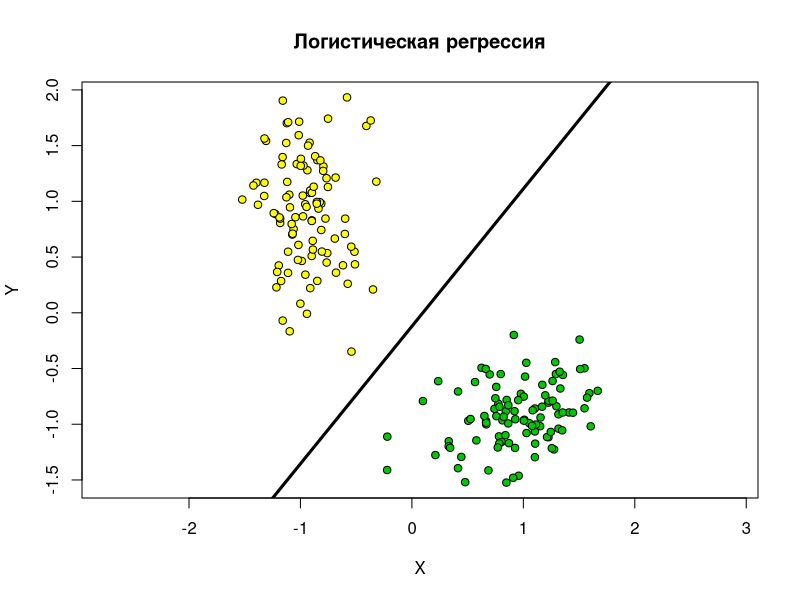

Write R code to recreate this figure.
## Нормализация обучающей выборки
trainingSampleNormalization <- function(xl)
{
  n <- dim(xl)[2] - 1
  for(i in 1:n)
  {
    xl[, i] <- (xl[, i] - mean(xl[, i])) / sd(xl[, i])
  }
  return (xl)
}
## Добавление колонки для из -1 для w0

trainingSamplePrepare <- function(xl)
  
{
  
  l <- dim(xl)[1]
  
  n <- dim(xl)[2] - 1
  
  xl <- cbind(xl[, 1:n], seq(from = -1, to = -1, length.out = l), xl[, n + 1])
  
}



## Логарифмическая функция потерь

lossSigmoid <- function(x)
  
{
  
  return (log2(1 + exp(-x)))
  
}
## Сигмоидная функция
sigmoidFunction <- function(z)
{
  return (1 / (1 + exp(-z)))
}
## Стохастический градиент для логистической регрессии 
sg.LogRegression <- function(xl)
{
  l <- dim(xl)[1]
  n <- dim(xl)[2] - 1
  w <- c(1/2, 1/2, 1/2)
  iterCount <- 0
  lambda <- 1/l
  ## Инициализация Q
  Q <- 0
  for (i in 1:l)
  {
    ## Считаем скаляр <w,x>
    wx <- sum(w * xl[i, 1:n])
    ## Считаем отступ
    margin <- wx * xl[i, n + 1]
    Q <- Q + lossSigmoid(margin)
  }
  
  repeat
    
  {
    # Рандомный игдекс ошибки
    i <- sample(1:l, 1)
    iterCount <- iterCount + 1
    xi <- xl[i, 1:n]
    yi <- xl[i, n + 1]
    ## считаем скаляр <w,xi>
    wx <- sum(w * xi)
    ## делаем градиентный шаг
    margin <- wx * yi
    ex <- lossSigmoid(margin)
    eta <- 0.3#1 / iterCount
    w <- w + eta * xi * yi * sigmoidFunction(-wx * yi)
    ## считаем новое  Q
    Qprev <- Q
    Q <- (1 - lambda) * Q + lambda * ex
    if (abs(Qprev - Q) / abs(max(Qprev, Q)) < 1e-5)
      break
  }
  return (w)
}
ObjectsCountOfEachClass <- 100

library(MASS)
Sigma1 <- matrix(c(2, 0, 0, 10), 2, 2)
Sigma2 <- matrix(c(4, 1, 1, 2), 2, 2)
xy1 <- mvrnorm(n=ObjectsCountOfEachClass, c(0, 0), Sigma1)
xy2 <- mvrnorm(n=ObjectsCountOfEachClass, c(10, -10), Sigma2)
xl <- rbind(cbind(xy1, -1), cbind(xy2, +1))
colors <- c(rgb(255/255, 255/255, 0/255), "white", rgb(0/255, 200/255, 0/255))
## Нормализация
xlNorm <- trainingSampleNormalization(xl)
xlNorm <- trainingSamplePrepare(xlNorm)
## отображение

plot(xlNorm[, 1], xlNorm[, 2], pch = 21, bg = colors[xl[,3] + 2], asp = 1, xlab = "X", ylab = "Y", main = "Логистическая регрессия")
w <- sg.LogRegression(xlNorm)
abline(a = w[3] / w[2], b = -w[1] / w[2], lwd = 3, col = "black")